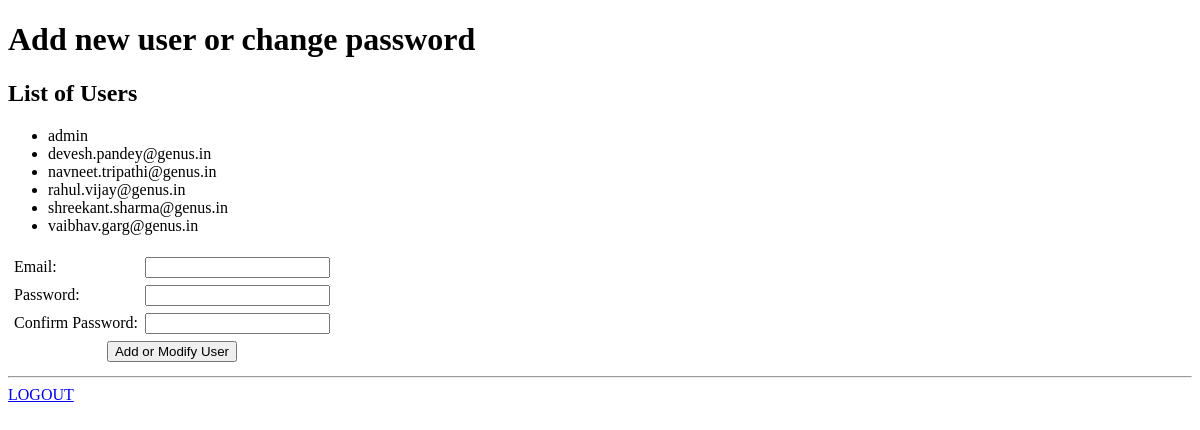
The app's page /newuser (signed in), older data.
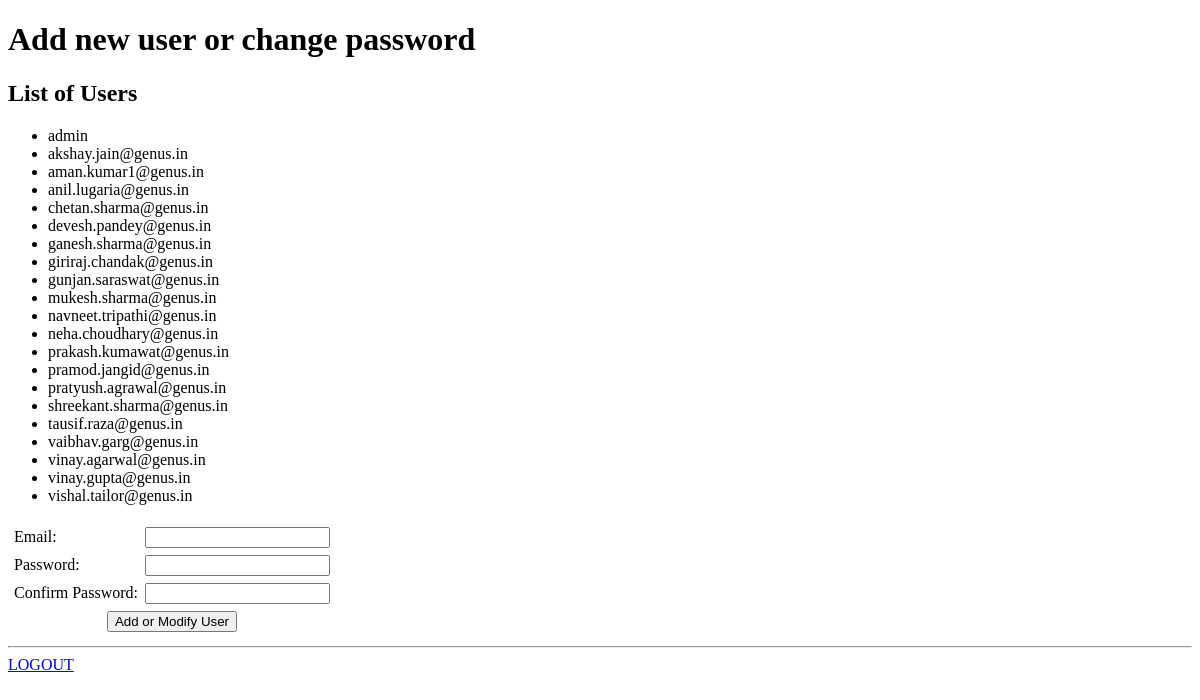
The same page, newer data.
### tables this page shows
CREATE TABLE users (
            username TEXT PRIMARY KEY,
            hash TEXT );

### TMS.py (the view, shortened to what this page needs)
@app.route("/newuser", methods=["GET", "POST"])
@login_required
def newuser():
    if current_user.id != "admin":
        return abort(401)
    conn = sqlite3.connect("testing.db")
    c = conn.cursor()
    c.execute( "Select username from users")
    usernames = [user[0] for user in c.fetchall()]
    conn.close()
    return render_template("newuser.html", usernames=usernames)

### TMS.py (called while the page is built)
@login_manager.user_loader
def user_loader(email):
    conn = sqlite3.connect("testing.db")
    c = conn.cursor()
    c.execute(
        "SELECT * FROM users WHERE username=?",
        (email,),
    )
    user = c.fetchone()
    conn.close()
    if user:
        user = User()
        user.id = email
        return user
    return None

### templates/newuser.html
<!DOCTYPE html>
<html lang="en">
<body>
    <h1> Add new user or change password</h1>
    <h2> List of Users</h2>
    <ul>
        {% for username in usernames %}
            <li> {{username}} </li>
        {%endfor%}
    </ul>
    <form method="POST">
		<table border=0 cellspacing=5px class="center">
            <tr>
                <td>Email:</td>
                <td><input type=text name=email></td>
            </tr>
            <tr>
                <td>Password:</td>
                <td><input type=password name=password></td>
            </tr>
            <tr>
                <td>Confirm Password:</td>
                <td><input type=password name=confirm_password></td>
            <tr>
                <td colspan=2 align=center><input type=submit name=addUser value="Add or Modify User"></td>
            </tr>
        </table>
    </form>
<hr>
<a href="/logout"> LOGOUT</a>
</body>

Row changes from the older to the newer data that the page shows:
removed users: username "rahul.vijay@genus.in"
added users: username "akshay.jain@genus.in"
added users: username "aman.kumar1@genus.in"
added users: username "anil.lugaria@genus.in"
added users: username "chetan.sharma@genus.in"
added users: username "ganesh.sharma@genus.in"
added users: username "giriraj.chandak@genus.in"
added users: username "gunjan.saraswat@genus.in"
added users: username "mukesh.sharma@genus.in"
added users: username "neha.choudhary@genus.in"
added users: username "prakash.kumawat@genus.in"
added users: username "pramod.jangid@genus.in"
added users: username "pratyush.agrawal@genus.in"
added users: username "tausif.raza@genus.in"
added users: username "vinay.agarwal@genus.in"
added users: username "vinay.gupta@genus.in"
added users: username "vishal.tailor@genus.in"
